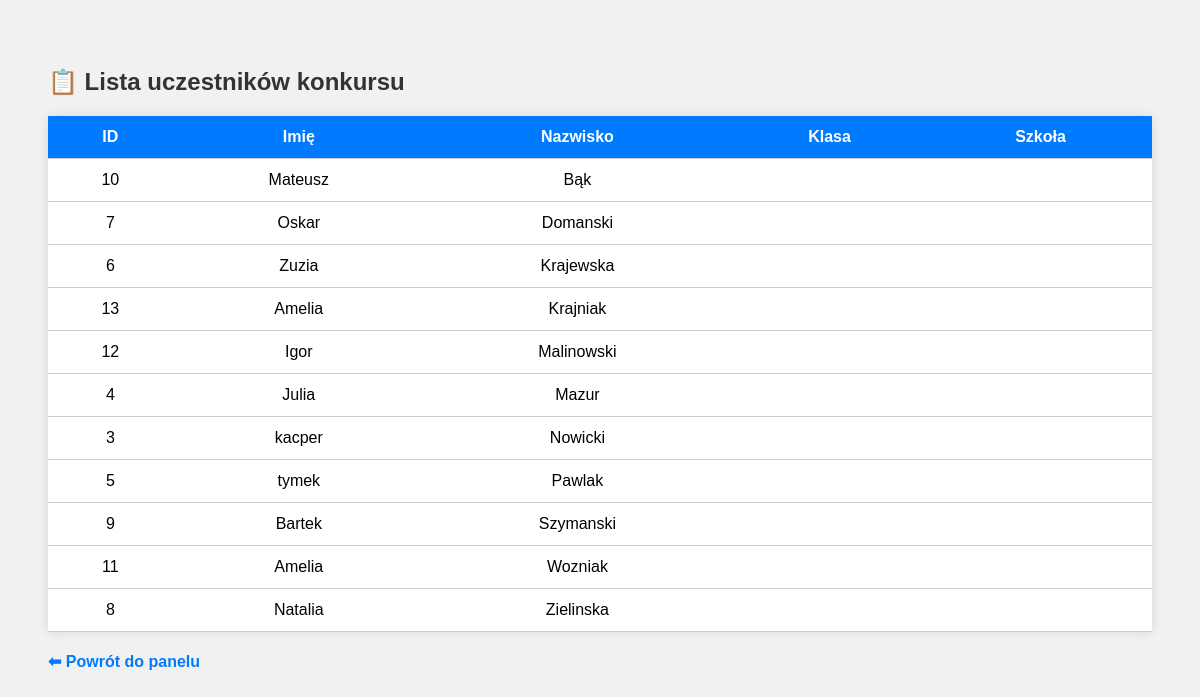
/lista_uczestnikow.php (signed in), run on the app's committed database.
### tables this page shows
CREATE TABLE `uczestnicy` (
  `id` int(11) NOT NULL,
  `imie` varchar(50) DEFAULT NULL,
  `nazwisko` varchar(50) DEFAULT NULL
);

### lista_uczestnikow.php (the view, shortened to what this page needs)
<?php
$conn = new mysqli("localhost", "root", "", "konkurs");
$uczestnicy = $conn->query("SELECT * FROM uczestnicy ORDER BY nazwisko, imie");
?>
<!DOCTYPE html>
<html lang="pl">
<head>
</head>
<body>
<h2>📋 Lista uczestników konkursu</h2>
<table>
    <thead>
    <tr>
        <th>ID</th>
        <th>Imię</th>
        <th>Nazwisko</th>
        <th>Klasa</th>
        <th>Szkoła</th>
    </tr>
    </thead>
    <tbody>
    <?php if ($uczestnicy->num_rows > 0): ?>
        <?php while ($u = $uczestnicy->fetch_assoc()): ?>
            <tr>
                <td><?= $u['id'] ?></td>
                <td><?= htmlspecialchars($u['imie']) ?></td>
                <td><?= htmlspecialchars($u['nazwisko']) ?></td>
                <td><?= htmlspecialchars($u['klasa']) ?></td>
                <td><?= htmlspecialchars($u['szkola']) ?></td>
            </tr>
        <?php endwhile; ?>
    <?php else: ?>
        <tr><td colspan="5">Brak uczestników w bazie.</td></tr>
    <?php endif; ?>
    </tbody>
</table>
<a href="panel.php" class="back-link">⬅ Powrót do panelu</a>
</body>
</html>

### lista_uczestnikow.php (style rules this page uses)
body { font-family: Arial, sans-serif; background: #f1f1f1; padding: 40px; }
h2 { color: #333; margin-bottom: 20px; }
table { width: 100%; border-collapse: collapse; background: white; box-shadow: 0 0 10px rgba(0,0,0,0.1); }
th, td { padding: 12px; border-bottom: 1px solid #ccc; text-align: center; }
th { background-color: #007BFF; color: white; }
.back-link { display: inline-block; margin-top: 20px; text-decoration: none; color: #007BFF; font-weight: bold; }

### data on the page
uczestnicy: id "10", imie "Mateusz", nazwisko "Bąk"
uczestnicy: id "7", imie "Oskar", nazwisko "Domanski"
uczestnicy: id "6", imie "Zuzia", nazwisko "Krajewska"
uczestnicy: id "13", imie "Amelia", nazwisko "Krajniak"
uczestnicy: id "12", imie "Igor", nazwisko "Malinowski"
uczestnicy: id "4", imie "Julia", nazwisko "Mazur"
uczestnicy: id "3", imie "kacper", nazwisko "Nowicki"
uczestnicy: id "5", imie "tymek", nazwisko "Pawlak"
uczestnicy: id "9", imie "Bartek", nazwisko "Szymanski"
uczestnicy: id "11", imie "Amelia", nazwisko "Wozniak"
uczestnicy: id "8", imie "Natalia", nazwisko "Zielinska"
